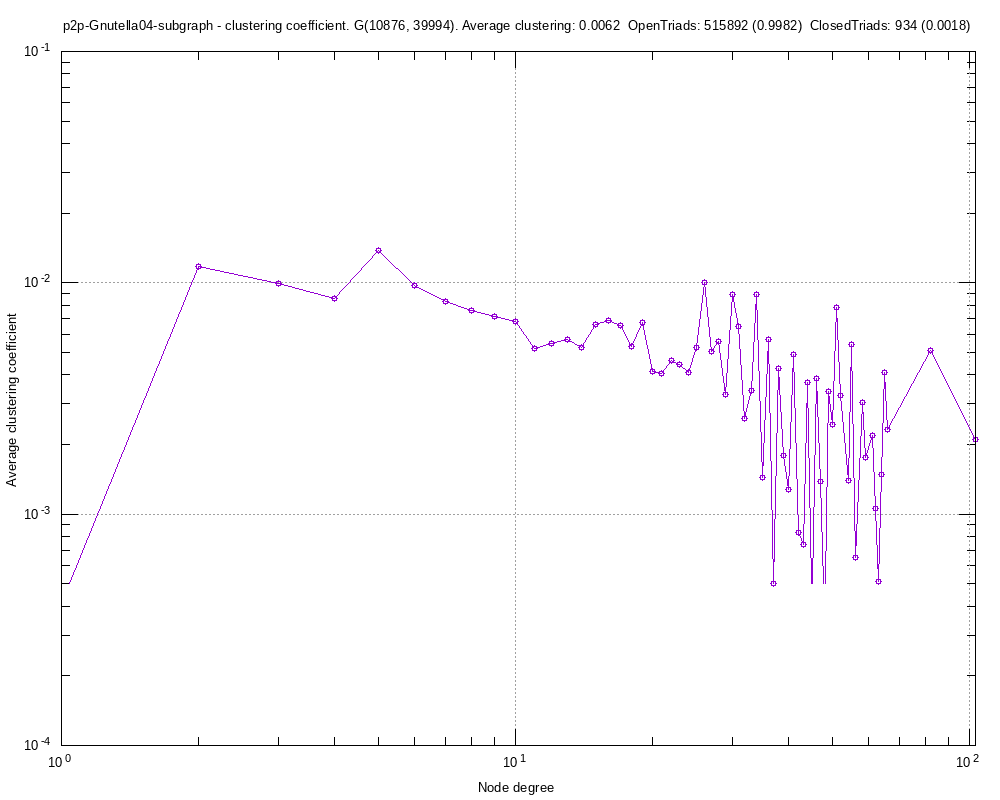

Here is the gnuplot script that generated this plot:
#
# p2p-Gnutella04-subgraph - clustering coefficient. G(10876, 39994). Average clustering: 0.0062  OpenTriads: 515892 (0.9982)  ClosedTriads: 934 (0.0018) (Fri Sep  6 19:15:41 2019)
#

set title "p2p-Gnutella04-subgraph - clustering coefficient. G(10876, 39994). Average clustering: 0.0062  OpenTriads: 515892 (0.9982)  ClosedTriads: 934 (0.0018)"
set key bottom right
set logscale xy 10
set format x "10^{%L}"
set mxtics 10
set format y "10^{%L}"
set mytics 10
set grid
set xlabel "Node degree"
set ylabel "Average clustering coefficient"
set tics scale 2
set terminal png font arial 10 size 1000,800
set output 'ccf.p2p-Gnutella04-subgraph.png'
plot 	"ccf.p2p-Gnutella04-subgraph.tab" using 1:2 title "" with linespoints pt 6
